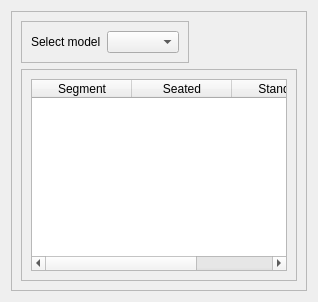
                 <widget class="QWidget" name="tab_14">
                  <attribute name="title">
                   <string>Nature</string>
                  </attribute>
                  <layout class="QVBoxLayout" name="verticalLayout_17">
                   <item>
                    <widget class="QFrame" name="frame_36">
                     <property name="frameShape">
                      <enum>QFrame::StyledPanel</enum>
                     </property>
                     <property name="frameShadow">
                      <enum>QFrame::Raised</enum>
                     </property>
                     <layout class="QGridLayout" name="gridLayout_26">
                      <item row="0" column="0">
                       <layout class="QVBoxLayout" name="verticalLayout_18">
                        <item>
                         <widget class="QFrame" name="frame_37">
                          <property name="sizePolicy">
                           <sizepolicy hsizetype="Fixed" vsizetype="Preferred">
                            <horstretch>0</horstretch>
                            <verstretch>0</verstretch>
                           </sizepolicy>
                          </property>
                          <property name="frameShape">
                           <enum>QFrame::StyledPanel</enum>
                          </property>
                          <property name="frameShadow">
                           <enum>QFrame::Raised</enum>
                          </property>
                          <layout class="QHBoxLayout" name="horizontalLayout_27">
                           <item>
                            <widget class="QLabel" name="label_15">
                             <property name="sizePolicy">
                              <sizepolicy hsizetype="Fixed" vsizetype="Preferred">
                               <horstretch>0</horstretch>
                               <verstretch>0</verstretch>
                              </sizepolicy>
                             </property>
                             <property name="text">
                              <string>Select model</string>
                             </property>
                            </widget>
                           </item>
                           <item>
                            <widget class="QComboBox" name="comboBox_nature_convection">
                             <property name="sizePolicy">
                              <sizepolicy hsizetype="Preferred" vsizetype="Fixed">
                               <horstretch>0</horstretch>
                               <verstretch>0</verstretch>
                              </sizepolicy>
                             </property>
                             <item>
                              <property name="text">
                               <string/>
                              </property>
                             </item>
                             <item>
                              <property name="text">
                               <string>Custom</string>
                              </property>
                             </item>
                            </widget>
                           </item>
                          </layout>
                         </widget>
                        </item>
                        <item>
                         <widget class="QFrame" name="frame_38">
                          <property name="frameShape">
                           <enum>QFrame::StyledPanel</enum>
                          </property>
                          <property name="frameShadow">
                           <enum>QFrame::Raised</enum>
                          </property>
                          <layout class="QGridLayout" name="gridLayout_27">
                           <item row="0" column="0">
                            <widget class="QTableWidget" name="table_nature_convection">
                             <column>
                              <property name="text">
                               <string>Segment</string>
                              </property>
                             </column>
                             <column>
                              <property name="text">
                               <string>Seated</string>
                              </property>
                             </column>
                             <column>
                              <property name="text">
                               <string>Standing</string>
                              </property>
                             </column>
                            </widget>
                           </item>
                          </layout>
                         </widget>
                        </item>
                       </layout>
                      </item>
                     </layout>
                    </widget>
                   </item>
                  </layout>
                 </widget>
